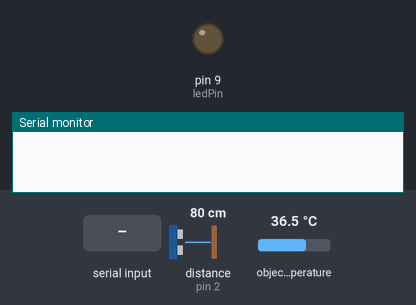
A sketch run on a simulated Arduino Uno, built with avr-gcc and run on an emulated ATmega328P. Parts: output pins drawn as LEDs (lit = HIGH), the last lines printed to the serial monitor. The test bench sets the inputs (shaded band); at power-on: distance to the obstacle (sensor on pin 2) 80 cm, object temperature 36.5 °C. The echo pulse lasts 58.3 µs per cm; pins used as bus, display or sensor lines are not drawn.

Above: at 1.3 s.
1.4 s: "1\n" received over Serial
At 2.4 s:
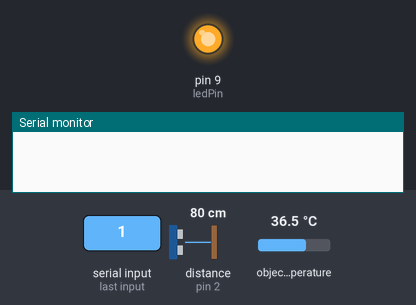
2.9 s: distance to the obstacle (sensor on pin 2) set to 12 cm
5.9 s: distance to the obstacle (sensor on pin 2) set to 9 cm
At 8.72 s:
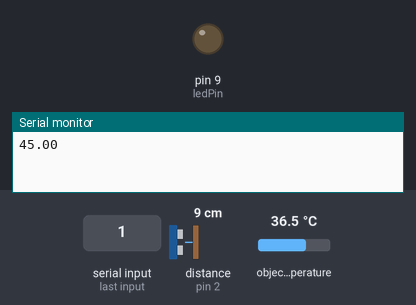
8.9 s: "0\n" received over Serial
At 10.3 s:
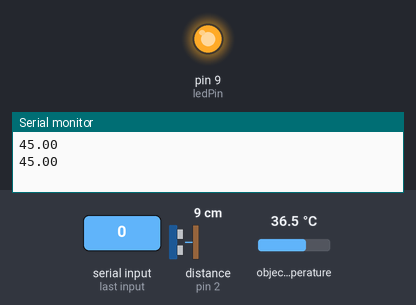
Timing chart, 0 to 12.9 s (numbered marks = the images above; inputs shaded):
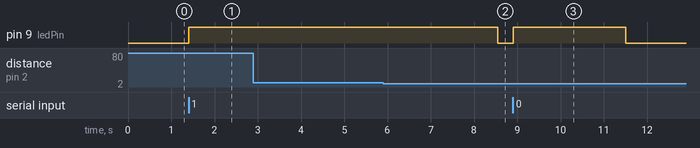

The sketch:

ScanTemp.ino
```cpp
#include <Adafruit_MLX90614.h>  // for infrared thermometer
Adafruit_MLX90614 mlx = Adafruit_MLX90614();  //for infrared thermometer

double temp;  // to save temperature value
const int trigPin = 3;  //ultrasonic
const int echoPin = 2;  //ultrasonic
const int ledPin = 9;
long duration;
int distance;
int step1_judge = 0;
int curStatus = 0;
String inputString = "";         // a String to hold incoming data
bool stringComplete = false;  // whether the string is complete

void setup() {

  Serial.begin(9600);
  pinMode(trigPin, OUTPUT); // Sets the trigPin as an Output
    pinMode(ledPin, OUTPUT);
  pinMode(echoPin, INPUT); // Sets the echoPin as an Input
  mlx.begin();  //start infrared thermometer
  delay(100);
}

void loop() {
  if (stringComplete) {
    //------------reading distance
    // Sets the trigPin on HIGH state for 10 micro seconds
    digitalWrite(trigPin, HIGH);
    digitalWrite(ledPin, HIGH);
    delayMicroseconds(10);
    digitalWrite(trigPin, LOW);
    // Reads the echoPin, returns the sound wave travel time in microseconds
    duration = pulseIn(echoPin, HIGH, 23529); //23529us for timeout 4.0m

    // Calculating the distance
    distance = duration * 0.034 / 2;

    if ((distance < 10) && (distance > 0)) step1_judge++;
    else step1_judge = 0;

    if (step1_judge > 2) {
      step1_judge = 0;

      temp = 8.5 + round(mlx.readObjectTempC() * 10) * .1; //---------------------reading temperature & show on LCD
      //temp = 37.4;  //for testing, comment this line for real reading

      Serial.println(temp);
      stringComplete = false;
      inputString = "";
      delay(2000);
      digitalWrite(ledPin, LOW);
    }
    delay(300);
  }
}

/*
  SerialEvent occurs whenever a new data comes in the hardware serial RX. This
  routine is run between each time loop() runs, so using delay inside loop can
  delay response. Multiple bytes of data may be available.
*/
void serialEvent() {
  while (Serial.available()) {
    // get the new byte:
    char inChar = (char)Serial.read();
    // add it to the inputString:
    inputString += inChar;
    // if the incoming character is a newline, set a flag so the main loop can
    // do something about it:
    if (inChar == '\n') {
      if(inputString == "2\n"){
      stringComplete = false;
      }
      else
      stringComplete = true;
    }
  }
}
```

Measured:
- the behaviour switches between 11 and 10 cm on distance to the obstacle (sensor on pin 2) (found by bisection; images 1 and 2)
- after the input at 1.4 s, pin 9 (ledPin): LOW → HIGH at once
- after the input at 2.9 s, every drawn part: stays the same
- after the input at 5.9 s, pin 9 (ledPin): HIGH → LOW after 2.6 s
- after the input at 8.9 s, pin 9 (ledPin): LOW → HIGH at once, → LOW 2.6 s later
